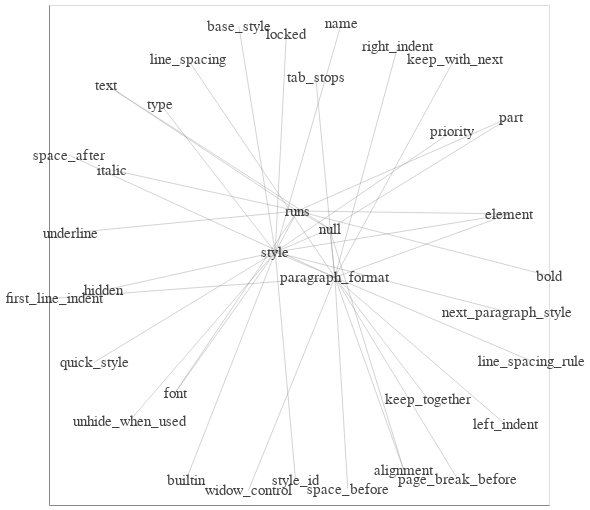

The notebook cell saved with this chart:
### Code cell
import altair as alt
e = nxa.draw_networkx_edges(G, pos=newpos)  # get the edge layer
n = nxa.draw_networkx_nodes(G, pos=newpos)  # get the node layer 

# modify the code to change the encodings
n = n.mark_point(filled=True,fillOpacity = 1).encode(
    # fillOpacity = 1,
    tooltip = ['name:N'],
    size = alt.value(200),

    opacity = alt.value(0.75)
)
e = e.mark_line(
    color = 'gray',
    strokeWidth = 0.7,
    strokeOpacity = 0.5
)
text = n.mark_text(align='center',
    baseline='middle',
    # dy=-5  # Nudges text to right so it doesn't appear on top of the bar
).encode(
    # fillOpacity = 1,
    text = 'name:N',
    size = alt.value(15),
)

# remove the exception to render
# YOUR CODE HERE
# raise NotImplementedError()

(e+text).properties(
    width=500,height=500
)

### Figure 1 — Vega-Lite specification as saved in the notebook (floating-point values rounded to 4 significant figures)
{"config": {"view": {"continuousWidth": 400, "continuousHeight": 300}}, "layer": [{"data": {"name": "data-d81f7ad9b4efbee7978ceaa34ad9bb7d"}, "mark": {"type": "line", "color": "gray", "strokeOpacity": 0.5, "strokeWidth": 0.7}, "encoding": {"detail": {"field": "edge", "type": "quantitative"}, "x": {"axis": {"grid": false, "labels": false, "ticks": false, "title": ""}, "field": "x", "type": "quantitative"}, "y": {"axis": {"grid": false, "labels": false, "ticks": false, "title": ""}, "field": "y", "type": "quantitative"}}}, {"data": {"name": "data-4f0b7ab9705b842c62b3de0dd575794f"}, "mark": {"type": "text", "align": "center", "baseline": "middle"}, "encoding": {"opacity": {"value": 0.75}, "size": {"value": 15}, "text": {"field": "name", "type": "nominal"}, "tooltip": [{"field": "name", "type": "nominal"}], "x": {"axis": {"grid": false, "labels": false, "ticks": false}, "field": "x", "type": "quantitative"}, "y": {"axis": {"grid": false, "labels": false, "ticks": false}, "field": "y", "type": "quantitative"}}}], "height": 500, "width": 500, "$schema": "https://vega.github.io/schema/vega-lite/v4.17.0.json", "datasets": {"data-d81f7ad9b4efbee7978ceaa34ad9bb7d": [{"edge": 0, "target": "alignment", "y": -0.08933, "x": 0.1436, "source": "paragraph_format", "pair": ["paragraph_format", "alignment"]}, {"edge": 0, "target": "alignment", "y": -0.8607, "x": 0.4193, "source": "paragraph_format", "pair": ["paragraph_format", "alignment"]}, {"edge": 1, "target": "element", "y": -0.08933, "x": 0.1436, "source": "paragraph_format", "pair": ["paragraph_format", "element"]}, {"edge": 1, "target": "element", "y": 0.1644, "x": 0.8414, "source": "paragraph_format", "pair": ["paragraph_format", "element"]}, {"edge": 2, "target": "first_line_indent", "y": -0.08933, "x": 0.1436, "source": "paragraph_format", "pair": ["paragraph_format", "first_line_indent"]}, {"edge": 2, "target": "first_line_indent", "y": -0.1728, "x": -0.9787, "source": "paragraph_format", "pair": ["paragraph_format", "first_line_indent"]}, {"edge": 3, "target": "keep_together", "y": -0.08933, "x": 0.1436, "source": "paragraph_format", "pair": ["paragraph_format", "keep_together"]}, {"edge": 3, "target": "keep_together", "y": -0.5767, "x": 0.5156, "source": "paragraph_format", "pair": ["paragraph_format", "keep_together"]}, {"edge": 4, "target": "keep_with_next", "y": -0.08933, "x": 0.1436, "source": "paragraph_format", "pair": ["paragraph_format", "keep_with_next"]}, {"edge": 4, "target": "keep_with_next", "y": 0.7857, "x": 0.6229, "source": "paragraph_format", "pair": ["paragraph_format", "keep_with_next"]}, {"edge": 5, "target": "left_indent", "y": -0.08933, "x": 0.1436, "source": "paragraph_format", "pair": ["paragraph_format", "left_indent"]}, {"edge": 5, "target": "left_indent", "y": -0.6764, "x": 0.8247, "source": "paragraph_format", "pair": ["paragraph_format", "left_indent"]}, {"edge": 6, "target": "line_spacing", "y": -0.08933, "x": 0.1436, "source": "paragraph_format", "pair": ["paragraph_format", "line_spacing"]}, {"edge": 6, "target": "line_spacing", "y": 0.7845, "x": -0.4459, "source": "paragraph_format", "pair": ["paragraph_format", "line_spacing"]}, {"edge": 7, "target": "line_spacing_rule", "y": -0.08933, "x": 0.1436, "source": "paragraph_format", "pair": ["paragraph_format", "line_spacing_rule"]}, {"edge": 7, "target": "line_spacing_rule", "y": -0.424, "x": 0.9293, "source": "paragraph_format", "pair": ["paragraph_format", "line_spacing_rule"]}, {"edge": 8, "target": "page_break_before", "y": -0.08933, "x": 0.1436, "source": "paragraph_format", "pair": ["paragraph_format", "page_break_before"]}, {"edge": 8, "target": "page_break_before", "y": -0.8946, "x": 0.6335, "source": "paragraph_format", "pair": ["paragraph_format", "page_break_before"]}, {"edge": 9, "target": "right_indent", "y": -0.08933, "x": 0.1436, "source": "paragraph_format", "pair": ["paragraph_format", "right_indent"]}, {"edge": 9, "target": "right_indent", "y": 0.8341, "x": 0.3949, "source": "paragraph_format", "pair": ["paragraph_format", "right_indent"]}, {"edge": 10, "target": "space_after", "y": -0.08933, "x": 0.1436, "source": "paragraph_format", "pair": ["paragraph_format", "space_after"]}, {"edge": 10, "target": "space_after", "y": 0.4, "x": -0.9214, "source": "paragraph_format", "pair": ["paragraph_format", "space_after"]}, {"edge": 11, "target": "space_before", "y": -0.08933, "x": 0.1436, "source": "paragraph_format", "pair": ["paragraph_format", "space_before"]}, {"edge": 11, "target": "space_before", "y": -0.9346, "x": 0.195, "source": "paragraph_format", "pair": ["paragraph_format", "space_before"]}, {"edge": 12, "target": "tab_stops", "y": -0.08933, "x": 0.1436, "source": "paragraph_format", "pair": ["paragraph_format", "tab_stops"]}, {"edge": 12, "target": "tab_stops", "y": 0.7137, "x": 0.06652, "source": "paragraph_format", "pair": ["paragraph_format", "tab_stops"]}, {"edge": 13, "target": "widow_control", "y": -0.08933, "x": 0.1436, "source": "paragraph_format", "pair": ["paragraph_format", "widow_control"]}, {"edge": 13, "target": "widow_control", "y": -0.9417, "x": -0.202, "source": "paragraph_format", "pair": ["paragraph_format", "widow_control"]}, {"edge": 14, "target": "bold", "y": 0.176, "x": -0.006095, "source": "runs", "pair": ["runs", "bold"]}, {"edge": 14, "target": "bold", "y": -0.08282, "x": 1.0, "source": "runs", "pair": ["runs", "bold"]}, {"edge": 15, "target": "element", "y": 0.176, "x": -0.006095, "source": "runs", "pair": ["runs", "element"]}, {"edge": 15, "target": "element", "y": 0.1644, "x": 0.8414, "source": "runs", "pair": ["runs", "element"]}, {"edge": 16, "target": "font", "y": 0.176, "x": -0.006095, "source": "runs", "pair": ["runs", "font"]}, {"edge": 16, "target": "font", "y": -0.5506, "x": -0.4953, "source": "runs", "pair": ["runs", "font"]}, {"edge": 17, "target": "italic", "y": 0.176, "x": -0.006095, "source": "runs", "pair": ["runs", "italic"]}, {"edge": 17, "target": "italic", "y": 0.3406, "x": -0.7493, "source": "runs", "pair": ["runs", "italic"]}, {"edge": 18, "target": "part", "y": 0.176, "x": -0.006095, "source": "runs", "pair": ["runs", "part"]}, {"edge": 18, "target": "part", "y": 0.5519, "x": 0.8475, "source": "runs", "pair": ["runs", "part"]}, {"edge": 19, "target": "style", "y": 0.176, "x": -0.006095, "source": "runs", "pair": ["runs", "style"]}, {"edge": 19, "target": "style", "y": 0.01135, "x": -0.09497, "source": "runs", "pair": ["runs", "style"]}, {"edge": 20, "target": "text", "y": 0.176, "x": -0.006095, "source": "runs", "pair": ["runs", "text"]}, {"edge": 20, "target": "text", "y": 0.6819, "x": -0.7717, "source": "runs", "pair": ["runs", "text"]}, {"edge": 21, "target": "underline", "y": 0.176, "x": -0.006095, "source": "runs", "pair": ["runs", "underline"]}, {"edge": 21, "target": "underline", "y": 0.08808, "x": -0.9154, "source": "runs", "pair": ["runs", "underline"]}, {"edge": 22, "target": "base_style", "y": 0.01135, "x": -0.09497, "source": "style", "pair": ["style", "base_style"]}, {"edge": 22, "target": "base_style", "y": 0.9147, "x": -0.2405, "source": "style", "pair": ["style", "base_style"]}, {"edge": 23, "target": "builtin", "y": 0.01135, "x": -0.09497, "source": "style", "pair": ["style", "builtin"]}, {"edge": 23, "target": "builtin", "y": -0.8989, "x": -0.4511, "source": "style", "pair": ["style", "builtin"]}, {"edge": 24, "target": "element", "y": 0.01135, "x": -0.09497, "source": "style", "pair": ["style", "element"]}, {"edge": 24, "target": "element", "y": 0.1644, "x": 0.8414, "source": "style", "pair": ["style", "element"]}, {"edge": 25, "target": "font", "y": 0.01135, "x": -0.09497, "source": "style", "pair": ["style", "font"]}, {"edge": 25, "target": "font", "y": -0.5506, "x": -0.4953, "source": "style", "pair": ["style", "font"]}, {"edge": 26, "target": "hidden", "y": 0.01135, "x": -0.09497, "source": "style", "pair": ["style", "hidden"]}, {"edge": 26, "target": "hidden", "y": -0.1412, "x": -0.7802, "source": "style", "pair": ["style", "hidden"]}, {"edge": 27, "target": "locked", "y": 0.01135, "x": -0.09497, "source": "style", "pair": ["style", "locked"]}, {"edge": 27, "target": "locked", "y": 0.8848, "x": -0.05066, "source": "style", "pair": ["style", "locked"]}, {"edge": 28, "target": "name", "y": 0.01135, "x": -0.09497, "source": "style", "pair": ["style", "name"]}, {"edge": 28, "target": "name", "y": 0.9265, "x": 0.1696, "source": "style", "pair": ["style", "name"]}, {"edge": 29, "target": "next_paragraph_style", "y": 0.01135, "x": -0.09497, "source": "style", "pair": ["style", "next_paragraph_style"]}, {"edge": 29, "target": "next_paragraph_style", "y": -0.2271, "x": 0.8302, "source": "style", "pair": ["style", "next_paragraph_style"]}, {"edge": 30, "target": "paragraph_format", "y": 0.01135, "x": -0.09497, "source": "style", "pair": ["style", "paragraph_format"]}, {"edge": 30, "target": "paragraph_format", "y": -0.08933, "x": 0.1436, "source": "style", "pair": ["style", "paragraph_format"]}, {"edge": 31, "target": "priority", "y": 0.01135, "x": -0.09497, "source": "style", "pair": ["style", "priority"]}, {"edge": 31, "target": "priority", "y": 0.4941, "x": 0.6124, "source": "style", "pair": ["style", "priority"]}, {"edge": 32, "target": "quick_style", "y": 0.01135, "x": -0.09497, "source": "style", "pair": ["style", "quick_style"]}, {"edge": 32, "target": "quick_style", "y": -0.4289, "x": -0.8191, "source": "style", "pair": ["style", "quick_style"]}, {"edge": 33, "target": "style_id", "y": 0.01135, "x": -0.09497, "source": "style", "pair": ["style", "style_id"]}, {"edge": 33, "target": "style_id", "y": -0.8993, "x": -0.01397, "source": "style", "pair": ["style", "style_id"]}, {"edge": 34, "target": "type", "y": 0.01135, "x": -0.09497, "source": "style", "pair": ["style", "type"]}, {"edge": 34, "target": "type", "y": 0.6049, "x": -0.5555, "source": "style", "pair": ["style", "type"]}, {"edge": 35, "target": "unhide_when_used", "y": 0.01135, "x": -0.09497, "source": "style", "pair": ["style", "unhide_when_used"]}, {"edge": 35, "target": "unhide_when_used", "y": -0.6624, "x": -0.6769, "source": "style", "pair": ["style", "unhide_when_used"]}, {"edge": 36, "target": "alignment", "y": 0.1049, "x": 0.1224, "source": "paragraph", "pair": ["paragraph", "alignment"]}, {"edge": 36, "target": "alignment", "y": -0.8607, "x": 0.4193, "source": "paragraph", "pair": ["paragraph", "alignment"]}, {"edge": 37, "target": "paragraph_format", "y": 0.1049, "x": 0.1224, "source": "paragraph", "pair": ["paragraph", "paragraph_format"]}, {"edge": 37, "target": "paragraph_format", "y": -0.08933, "x": 0.1436, "source": "paragraph", "pair": ["paragraph", "paragraph_format"]}, {"edge": 38, "target": "part", "y": 0.1049, "x": 0.1224, "source": "paragraph", "pair": ["paragraph", "part"]}, {"edge": 38, "target": "part", "y": 0.5519, "x": 0.8475, "source": "paragraph", "pair": ["paragraph", "part"]}, {"edge": 39, "target": "runs", "y": 0.1049, "x": 0.1224, "source": "paragraph", "pair": ["paragraph", "runs"]}, {"edge": 39, "target": "runs", "y": 0.176, "x": -0.006095, "source": "paragraph", "pair": ["paragraph", "runs"]}, {"edge": 40, "target": "style", "y": 0.1049, "x": 0.1224, "source": "paragraph", "pair": ["paragraph", "style"]}, {"edge": 40, "target": "style", "y": 0.01135, "x": -0.09497, "source": "paragraph", "pair": ["paragraph", "style"]}, {"edge": 41, "target": "text", "y": 0.1049, "x": 0.1224, "source": "paragraph", "pair": ["paragraph", "text"]}, {"edge": 41, "target": "text", "y": 0.6819, "x": -0.7717, "source": "paragraph", "pair": ["paragraph", "text"]}], "data-4f0b7ab9705b842c62b3de0dd575794f": [{"y": -0.8607, "x": 0.4193, "name": "alignment"}, {"y": -0.08933, "x": 0.1436, "name": "paragraph_format"}, {"y": 0.5519, "x": 0.8475, "name": "part"}, {"y": 0.176, "x": -0.006095, "name": "runs"}, {"y": 0.01135, "x": -0.09497, "name": "style"}, {"y": 0.6819, "x": -0.7717, "name": "text"}, {"y": 0.1049, "x": 0.1224, "name": null}, {"y": 0.1644, "x": 0.8414, "name": "element"}, {"y": -0.1728, "x": -0.9787, "name": "first_line_indent"}, {"y": -0.5767, "x": 0.5156, "name": "keep_together"}, {"y": 0.7857, "x": 0.6229, "name": "keep_with_next"}, {"y": -0.6764, "x": 0.8247, "name": "left_indent"}, {"y": 0.7845, "x": -0.4459, "name": "line_spacing"}, {"y": -0.424, "x": 0.9293, "name": "line_spacing_rule"}, {"y": -0.8946, "x": 0.6335, "name": "page_break_before"}, {"y": 0.8341, "x": 0.3949, "name": "right_indent"}, {"y": 0.4, "x": -0.9214, "name": "space_after"}, {"y": -0.9346, "x": 0.195, "name": "space_before"}, {"y": 0.7137, "x": 0.06652, "name": "tab_stops"}, {"y": -0.9417, "x": -0.202, "name": "widow_control"}, {"y": -0.08282, "x": 1.0, "name": "bold"}, {"y": -0.5506, "x": -0.4953, "name": "font"}, {"y": 0.3406, "x": -0.7493, "name": "italic"}, {"y": 0.08808, "x": -0.9154, "name": "underline"}, {"y": 0.9147, "x": -0.2405, "name": "base_style"}, {"y": -0.8989, "x": -0.4511, "name": "builtin"}, {"y": -0.1412, "x": -0.7802, "name": "hidden"}, {"y": 0.8848, "x": -0.05066, "name": "locked"}, {"y": 0.9265, "x": 0.1696, "name": "name"}, {"y": -0.2271, "x": 0.8302, "name": "next_paragraph_style"}, {"y": 0.4941, "x": 0.6124, "name": "priority"}, {"y": -0.4289, "x": -0.8191, "name": "quick_style"}, {"y": -0.8993, "x": -0.01397, "name": "style_id"}, {"y": 0.6049, "x": -0.5555, "name": "type"}, {"y": -0.6624, "x": -0.6769, "name": "unhide_when_used"}]}}
